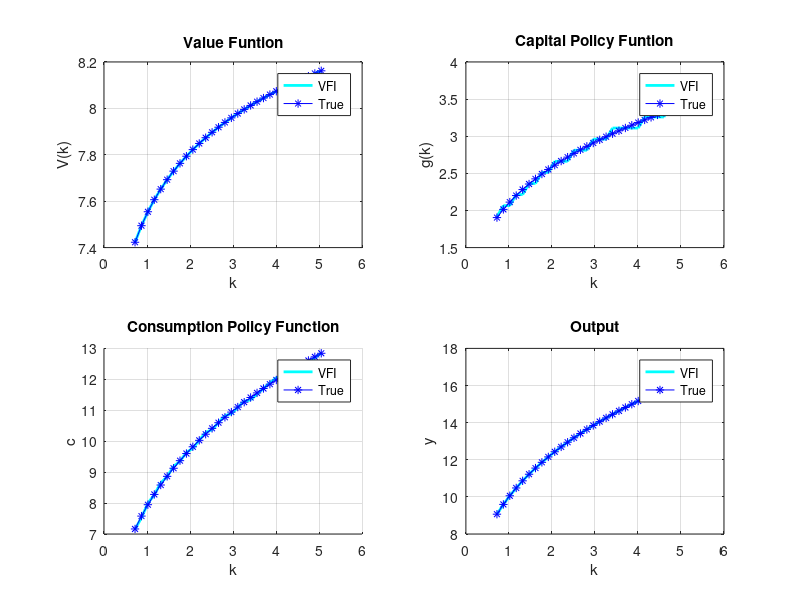
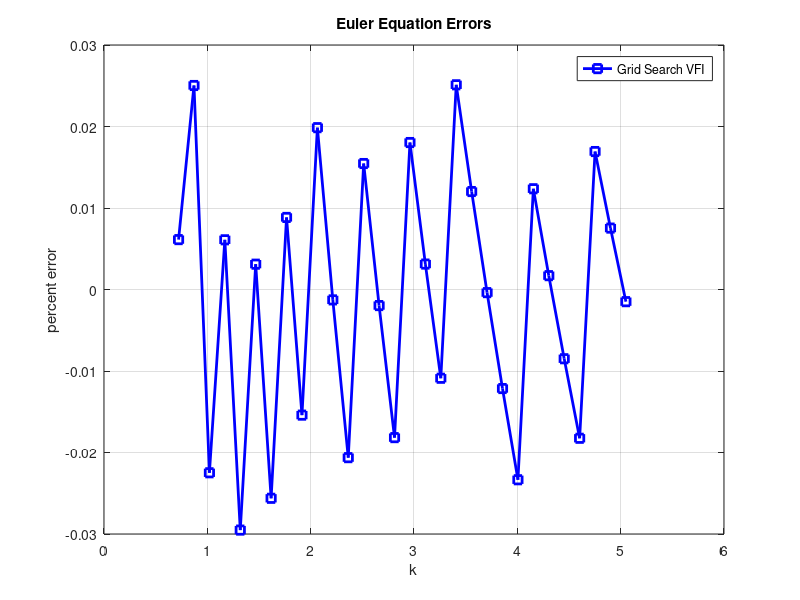

Here is the MATLAB script that generated these plots, in order:
% Deterministic NGM with VFI + Grid search
% Panagiotis Veneris, U of Liverpool
% 18/11/2020

% NOTE 1: This is the deterministic NGM, i.e there is no aggregate (and/or)
% idiosyncratic uncertainty

% NOTE 2: Grid search restricts k' to be on the grid of k (kgrid), which is
% useful since we only know values of V(k') for k' \in kgrid

clear; 
close all; 
clc;

% Define parameters
alpha   = 0.3;
beta    = 0.7;
A       = 10;
tol_pol = 1e-6;
maxit   = 1000; %max # of iterations
dif     = 0.1;
it      = 0 ; % iteration counter

% Solve for the steady state 
k_ss = (alpha*beta*A)^(1/(1-alpha));
c_ss = ((alpha*beta*A)^(alpha/(1-alpha)))*A*(1-alpha*beta);

% Grid for state variable (k)
kGridnum = 30; 
kmin     = 0.25*k_ss;
kmax     = 1.75*k_ss;
kGrid    = linspace(kmin,kmax,kGridnum); % equally-spaced grid for k 30x1 matrix

% Output at each gridpoint for k
Y  = A.*kGrid.^alpha;                         % 30x1 matrix (1st column:Y(k1), 2nd column:Y(k2)....etc)
YY = ones(kGridnum,1)*Y;                     % 30x30 matrix

KK = ones(kGridnum,1)*kGrid;                 % 30x30 matrix (1st column:K_1, 2nd column K_2

% Consumption at each level(gridpoint) of k'
C = YY-KK';

% Calculate Utility
U = log(C);

% Initial guess for value function
V  = zeros(kGridnum,1);                     % V_0(k) 30x1 matrix of 0s (guess matrix for value function): one guess for each possible state (30x1)
VV = V*ones(1,kGridnum);                    % 30x30 guess matrix for value function (1st column:V(k1), 2nd column:V(k2).....etc)
W  = U + beta*VV;                           % return function 30x30 matrix
R  = W';                                    % 30x30 matrix
V  = max(W)';                               % V(k) true value function

tic
while dif>tol_pol && it<maxit
    it = it+1; %and keep iterating
    
    VV  = V*ones(1,kGridnum);
    W   = U + beta*VV;             % W=u(c)+βV(k') --> RHS of Bellman
    V1  = max(W)';                 % solve for V1 by searching for the k' \to K that max the objective function W -->finds the max of the LHS of Bellman (V)
    dif = max(abs(V1-V));          % if dif>tolerance then update the value function (line 80)
    V   = V1;                      % update the value function (the new (updated) guess is V1)
   
     %fprintf('Iteration: %d\tConv. tol_pol.: %g\n',it,dif); 
     fprintf('iteration = %d, dif = %e\n', it, dif);
end
toc

% Find k' that gives the max V for each k
% For each value of k find the k' that max the Bellman equation (V) given the
% initial guess of the value function

[val,ind]=max(W);                      % vector of incides where W takes the max value

% Use indices to find the corresponding value of k' that gives the max value
% of V(k)
k_prime = kGrid(ind);                  % k' : capital policy function

% Consumption and output policy functions
c = Y - k_prime;      % consumption at each gridpoint of k (c = F(k) - k')
y = A.*kGrid.^alpha;  % same as y_actual since k_t is predetermined; 


%========  Actual (true) Policy Functions =======================

% True capital policy function
kprime_actual =  alpha*beta*A*kGrid.^alpha; % true (actual) k'

% True consumption policy function
c_actual = Y - kprime_actual;

% Actual output
y_actual = A.*kGrid.^alpha;  % true y (same as above since k_t is predetermined)

% Actual(true) Value Function
P = log((kGrid.^alpha).*A.*(1-alpha.*beta));
Q = (alpha./(1-alpha.*beta)).*log(alpha.*beta.*A.*(kGrid.^alpha));
Z = (log(1-alpha.*beta)+log(A)+(((beta.*alpha)./(1-alpha.*beta)).*log(A.*alpha.*beta)))./(1-beta);

v_actual = P + beta.*(Q+Z);

%================================================================


% Euler Equation Errors
e = (k_prime - kprime_actual)./kprime_actual; % percentage error between the true and the approximated policy functions

% Plots
figure('Name','VFI with Grid Search')
subplot(2,2,1)
 hold on;
 plot(kGrid,V1,'-c','Linewidth',2);
 plot(kGrid,v_actual,'b*-');
 hold off;
 xlabel('k');
 ylabel('V(k)');
 legend('VFI','True','Location','best');
 title('Value Funtion');
 box on;
 grid on;

subplot(2,2,2)
 hold on;
 plot(kGrid,k_prime,'-c','Linewidth',2);
 plot(kGrid,kprime_actual,'b*-')
 hold off;
 xlabel('k');
 ylabel('g(k)');
 legend('VFI','True','Location','best');
 title('Capital Policy Funtion');
 box on;
 grid on;

subplot(2,2,3)
 hold on;
 plot(kGrid,c,'-c','Linewidth',2);
 plot(kGrid,c_actual,'b*-');
 xlabel('k');
 ylabel('c');
 legend('VFI','True','Location','best');
 title('Consumption Policy Function');
 grid on;
 
 subplot(2,2,4)
 hold on;
 plot(kGrid,y,'-c','Linewidth',2);
 plot(kGrid,y_actual,'b*-');
 xlabel('k');
 ylabel('y');
 legend('VFI','True','Location','best');
 title('Output');
 box on;
 grid on;
 
figure('Name','Euler Errors with Grid Search')
 hold on
 plot(kGrid, e, 'bs-', 'LineWidth', 2)
 hold off
 grid on
 box on
 title('Euler Equation Errors')
 xlabel('k')
 ylabel('percent error')
 legend('Grid Search VFI', 'Location','best')
